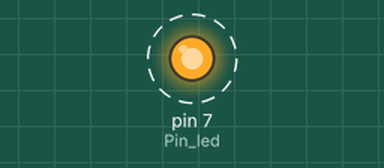
The sketch below on a simulated Arduino Uno, built with avr-gcc and run on an emulated ATmega328P. Shown: output pins drawn as LEDs (lit = HIGH). Dashed ring = blinking.

Above: at 0.5 s.
Timing chart, 0 to 4.6 s (numbered marks = the images above):
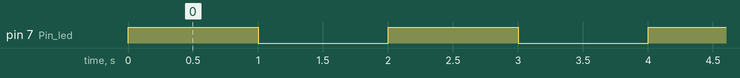

The sketch:

Projeto_1_-_1_LED_1_Resistor.ino
```cpp
/* Projeto 1: Ligando um LED com resistor      */

/* Define o controle do LED através do pino 7  */
#define Pin_led 7

void setup() {
  /* Configura o pino LED como SAÍDA           */
  pinMode(Pin_led, OUTPUT);
}
void loop() {
  /* Liga o  LED                               */
  digitalWrite(Pin_led, HIGH);
  /* Aguarda 1 segundo                         */
  delay(1000);
  /* Desliga o LED                             */
  digitalWrite(Pin_led, LOW);
  /* Aguarda 1 segundo                         */
  delay(1000);
}
```

Measured:
- by itself, pin 7 (Pin_led): alternates HIGH for 1.0 s and LOW for 1.0 s
